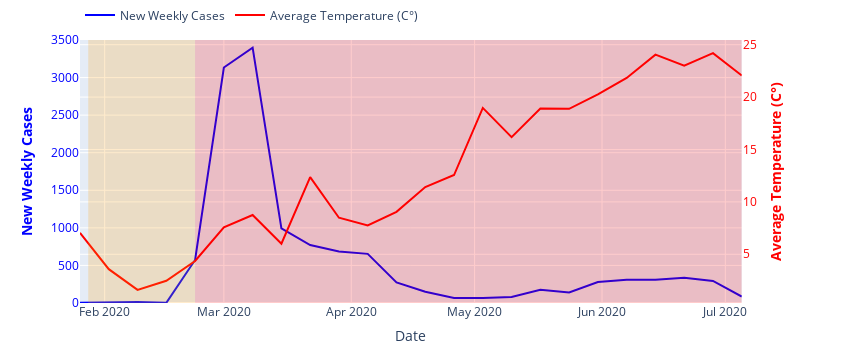

The cell this chart's notebook holds for it:
### Code cell
# | label: fig-temp-time
# | fig-cap: Comparisons between changes of average temperature in South Korea and weekly new cases over. The background colors on the chart correspond to infectious disease alert levels (blue, yellow, orange, red).
fig_temp_time = two_yaxis_plotly(
    x_values=weekly_time.index,
    y1_values=weekly_time["new_cases"],
    y2_values=weekly_temp["avg_temp"],
    y1_title="New Weekly Cases",
    y2_title=u"Average Temperature (C\N{DEGREE SIGN})",
    x_title="Date",
    colors=line_colors,
    size=[base_fig_wid * dpi, base_fig_wid / 2.5 * dpi],
    yrange=fig_tests_time_yrange,
    margin=dict(t=0,b=5)
)
add_alert_background(fig_temp_time)
fig_temp_time.show()

### Figure 1 — Plotly figure (JSON) as saved in the notebook; plotly's stock layout.template omitted (floating-point values rounded to 4 significant figures)
{"data": [{"line": {"color": "blue"}, "name": "New Weekly Cases", "type": "scatter", "x": ["2020-01-26T00:00:00", "2020-02-02T00:00:00", "2020-02-09T00:00:00", "2020-02-16T00:00:00", "2020-02-23T00:00:00", "2020-03-01T00:00:00", "2020-03-08T00:00:00", "2020-03-15T00:00:00", "2020-03-22T00:00:00", "2020-03-29T00:00:00", "2020-04-05T00:00:00", "2020-04-12T00:00:00", "2020-04-19T00:00:00", "2020-04-26T00:00:00", "2020-05-03T00:00:00", "2020-05-10T00:00:00", "2020-05-17T00:00:00", "2020-05-24T00:00:00", "2020-05-31T00:00:00", "2020-06-07T00:00:00", "2020-06-14T00:00:00", "2020-06-21T00:00:00", "2020-06-28T00:00:00", "2020-07-05T00:00:00"], "xaxis": "x", "y": [3, 12, 12, 2, 573, 3134, 3398, 992, 771, 686, 654, 275, 149, 67, 65, 81, 176, 140, 278, 308, 309, 336, 294, 85], "yaxis": "y"}, {"line": {"color": "red"}, "name": "Average Temperature (C°)", "type": "scatter", "x": ["2020-01-26T00:00:00", "2020-02-02T00:00:00", "2020-02-09T00:00:00", "2020-02-16T00:00:00", "2020-02-23T00:00:00", "2020-03-01T00:00:00", "2020-03-08T00:00:00", "2020-03-15T00:00:00", "2020-03-22T00:00:00", "2020-03-29T00:00:00", "2020-04-05T00:00:00", "2020-04-12T00:00:00", "2020-04-19T00:00:00", "2020-04-26T00:00:00", "2020-05-03T00:00:00", "2020-05-10T00:00:00", "2020-05-17T00:00:00", "2020-05-24T00:00:00", "2020-05-31T00:00:00", "2020-06-07T00:00:00", "2020-06-14T00:00:00", "2020-06-21T00:00:00", "2020-06-28T00:00:00", "2020-07-05T00:00:00"], "xaxis": "x", "y": [7.05, 3.581, 1.606, 2.475, 4.362, 7.575, 8.744, 6.013, 12.36, 8.488, 7.75, 9.056, 11.42, 12.56, 18.97, 16.18, 18.91, 18.88, 20.26, 21.82, 24.05, 23.01, 24.19, 22.06], "yaxis": "y2"}], "layout": {"height": 345.6, "legend": {"orientation": "h", "y": 1.15}, "margin": {"b": 5, "t": 0}, "shapes": [{"fillcolor": "rgba(255, 0, 0, 0.2)", "line": {"width": 0}, "type": "rect", "x0": "2020-02-23", "x1": "2020-07-05", "y0": 0, "y1": 3500}, {"fillcolor": "rgba(255, 155, 0, 0.2)", "line": {"width": 0}, "type": "rect", "x0": "2020-01-28", "x1": "2020-02-23", "y0": 0, "y1": 3500}], "width": 864, "xaxis": {"anchor": "y", "domain": [0, 0.94], "title": {"text": "Date"}}, "yaxis": {"anchor": "x", "color": "blue", "domain": [0, 1], "range": [0, 3500], "title": {"text": "<b>New Weekly Cases</b>"}}, "yaxis2": {"anchor": "x", "color": "red", "overlaying": "y", "side": "right", "title": {"text": "<b>Average Temperature (C°)</b>"}}}}
